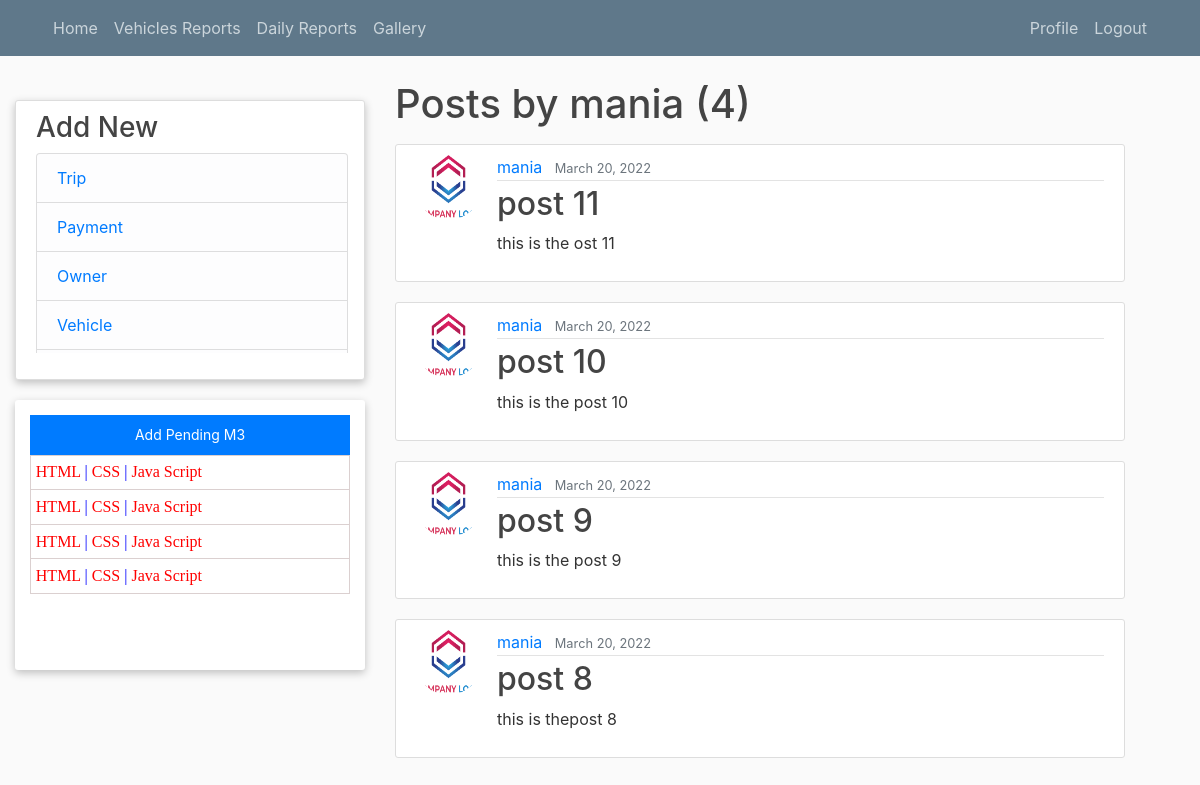
Page /user/mania (signed in) on the committed database.
### blog/models.py (models this page shows, shortened)
class Post(models.Model):
    title = models.CharField(max_length=100)
    content = models.TextField()
    date_posted = models.DateTimeField(default=timezone.now)
    author = models.ForeignKey(User, on_delete=models.CASCADE)

class Profile(models.Model):
    user = models.OneToOneField(User, on_delete=models.CASCADE)
    image = models.ImageField(default='logo.png', upload_to='profile_pics')

### blog/views.py (the view)
# urls.py: path('user/<str:username>', UserPostListView.as_view(), name='user-posts'),
class UserPostListView(LoginRequiredMixin, ListView):
    model = Post
    template_name = 'blog/user_posts.html'  # <app>/<model>_<viewtype>.html
    context_object_name = 'posts'
    paginate_by = 4
    def get_queryset(self):
        user = get_object_or_404(User, username=self.kwargs.get('username'))
        return Post.objects.filter(author=user).order_by('-date_posted')

### blog/templates/blog/user_posts.html (shortened to what this page needs)
{% extends "blog/base.html" %}
{% block content %}
    <h1 class="mb-3">Posts by {{ view.kwargs.username }} ({{ page_obj.paginator.count }})</h1>
    {% for post in posts %}
        <article class="media content-section">
          <img class="rounded-circle article-img" src="{{ post.author.profile.image.url }}">
          <div class="media-body">
            <div class="article-metadata">
              <a class="mr-2" href="{% url 'user-posts' post.author.username %}">{{ post.author }}</a>
              <small class="text-muted">{{ post.date_posted|date:"F d, Y" }}</small>
            </div>
            <h2><a class="article-title" href="{% url 'post-detail' post.id %}">{{ post.title }}</a></h2>
            <p class="article-content">{{ post.content }}</p>
          </div>
        </article>
    {% endfor %}
{% endblock content %}

### blog/static/blog/main.css (style rules this page uses)
body { background: #fafafa; color: #333333; margin-top: 5rem; }
h1, h2, h3, h4, h5, h6 { color: #444444; }
.content-section { background: #ffffff; padding: 10px 20px; border: 1px solid #dddddd; border-radius: 3px; margin-bottom: 20px; }
.article-title { color: #444444; }
.article-content { white-space: pre-line; }
.article-img { height: 65px; width: 65px; margin-right: 16px; }
.article-metadata { padding-bottom: 1px; margin-bottom: 4px; border-bottom: 1px solid #e3e3e3 }

### rows in the picture
Post: author.profile.image (picture), author "mania", date_posted "March 20, 2022", title "post 11", content "this is the ost 11"
Post: author.profile.image (picture), author "mania", date_posted "March 20, 2022", title "post 10", content "this is the post 10"
Post: author.profile.image (picture), author "mania", date_posted "March 20, 2022", title "post 9", content "this is the post 9"
Post: author.profile.image (picture), author "mania", date_posted "March 20, 2022", title "post 8", content "this is thepost 8"

### other values in the picture
{{ view.kwargs.username }} "mania"
{{ page_obj.paginator.count }} "4"
